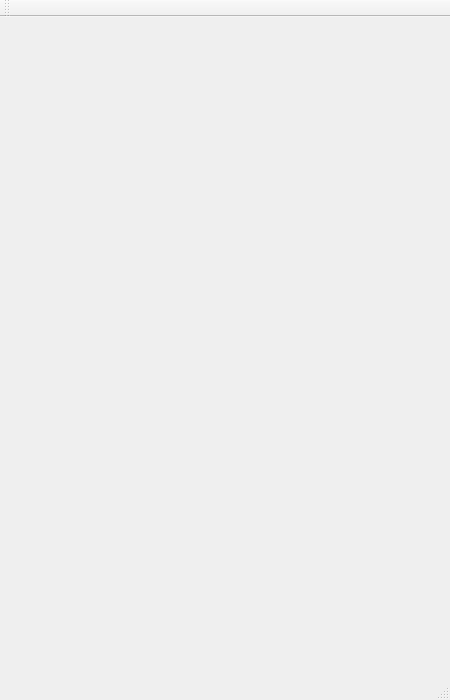
<?xml version="1.0" encoding="UTF-8"?>
<ui version="4.0">
 <class>MainWindow</class>
 <widget class="QMainWindow" name="MainWindow">
  <property name="geometry">
   <rect>
    <x>0</x>
    <y>0</y>
    <width>450</width>
    <height>700</height>
   </rect>
  </property>
  <property name="windowTitle">
   <string>SaaS.de - Stechuhr</string>
  </property>
  <widget class="QWidget" name="centralWidget">
   <property name="enabled">
    <bool>true</bool>
   </property>
  </widget>
  <widget class="QMenuBar" name="menuBar">
   <property name="geometry">
    <rect>
     <x>0</x>
     <y>0</y>
     <width>450</width>
     <height>22</height>
    </rect>
   </property>
  </widget>
  <widget class="QToolBar" name="mainToolBar">
   <attribute name="toolBarArea">
    <enum>TopToolBarArea</enum>
   </attribute>
   <attribute name="toolBarBreak">
    <bool>false</bool>
   </attribute>
  </widget>
  <widget class="QStatusBar" name="statusBar"/>
 </widget>
 <layoutdefault spacing="6" margin="11"/>
 <resources/>
 <connections/>
</ui>
